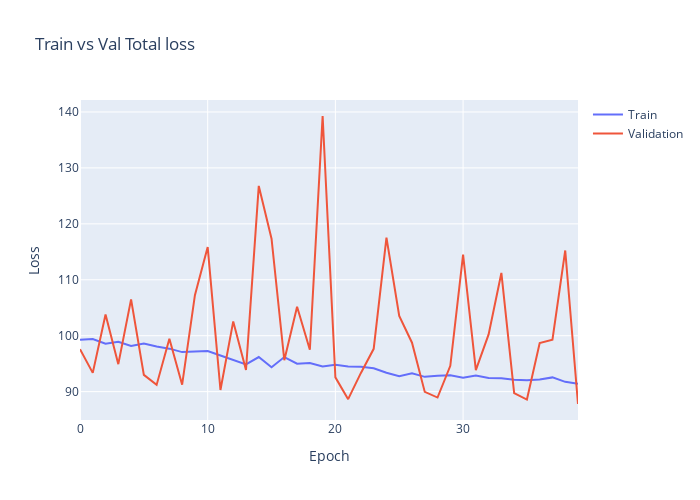

Notebook code for this chart:
### Code cell
import plotly.graph_objects as go

plt.clf()

fig = go.Figure()
fig.add_trace(go.Scatter(
                    y=history.history['loss'],
                    name='Train'))

fig.add_trace(go.Scatter(
                    y=history.history['val_loss'],
                    name='Validation'))


fig.update_layout(height=500, 
                  width=700,
                  title='Train vs Val Total loss',
                  xaxis_title='Epoch',
                  yaxis_title='Loss')


fig.show()

### Figure 1 — Plotly figure (JSON) as saved in the notebook; plotly's stock layout.template omitted (floating-point values rounded to 4 significant figures)
{"data": [{"name": "Train", "type": "scatter", "y": [99.27, 99.42, 98.58, 98.91, 98.15, 98.61, 98.06, 97.68, 97.07, 97.2, 97.26, 96.45, 95.62, 94.87, 96.18, 94.36, 96.18, 95.0, 95.11, 94.51, 94.81, 94.5, 94.44, 94.17, 93.37, 92.75, 93.27, 92.64, 92.85, 92.92, 92.48, 92.87, 92.46, 92.38, 92.11, 92.05, 92.18, 92.54, 91.75, 91.43]}, {"name": "Validation", "type": "scatter", "y": [97.59, 93.35, 103.8, 94.91, 106.5, 92.99, 91.2, 99.44, 91.23, 107.2, 115.9, 90.3, 102.6, 93.86, 126.8, 117.3, 95.61, 105.2, 97.5, 139.3, 92.55, 88.66, 93.34, 97.65, 117.5, 103.5, 98.75, 89.95, 88.94, 94.61, 114.5, 93.86, 100.2, 111.2, 89.74, 88.59, 98.67, 99.29, 115.2, 87.79]}], "layout": {"height": 500, "title": {"text": "Train vs Val Total loss"}, "width": 700, "xaxis": {"title": {"text": "Epoch"}}, "yaxis": {"title": {"text": "Loss"}}}}
